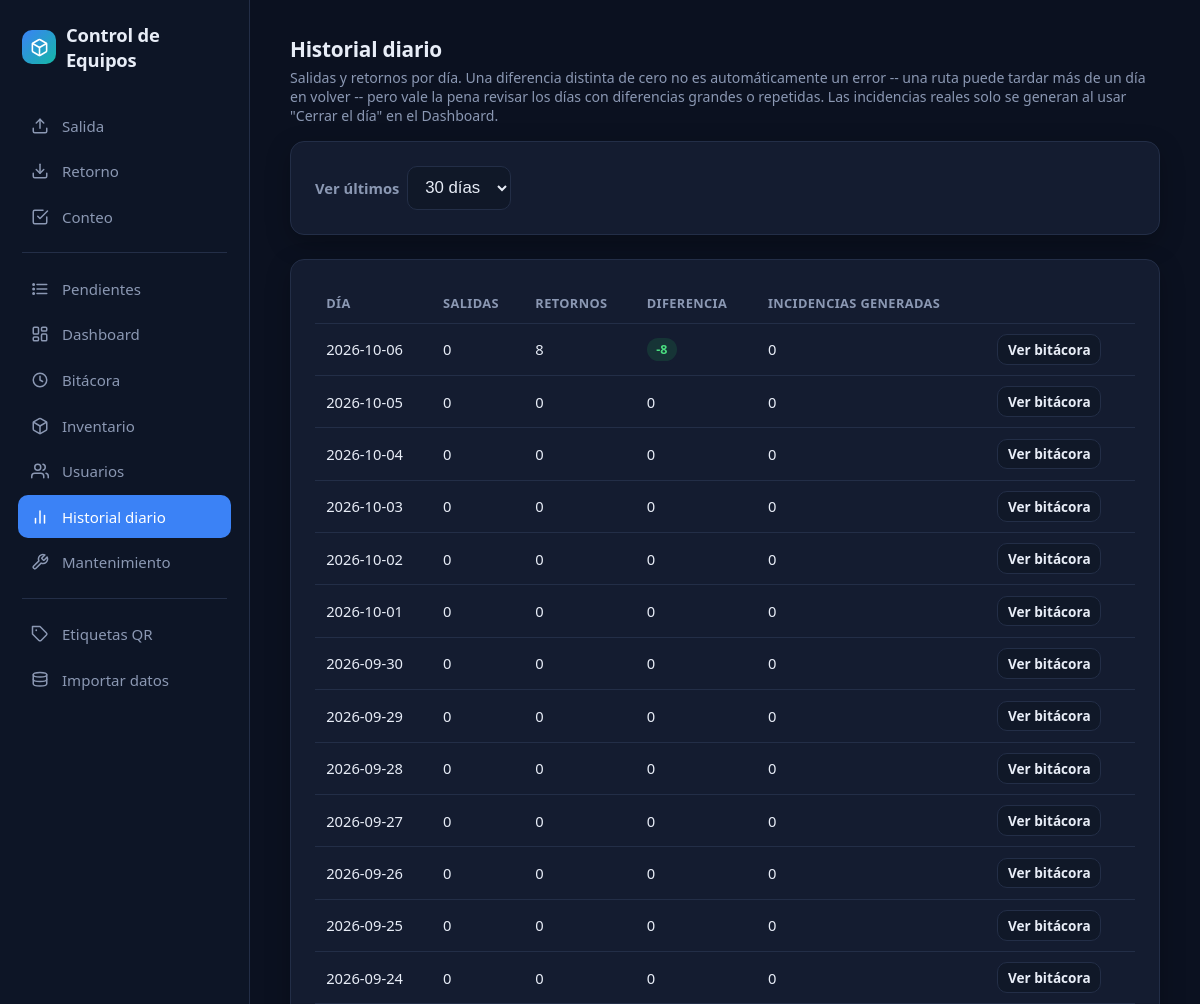
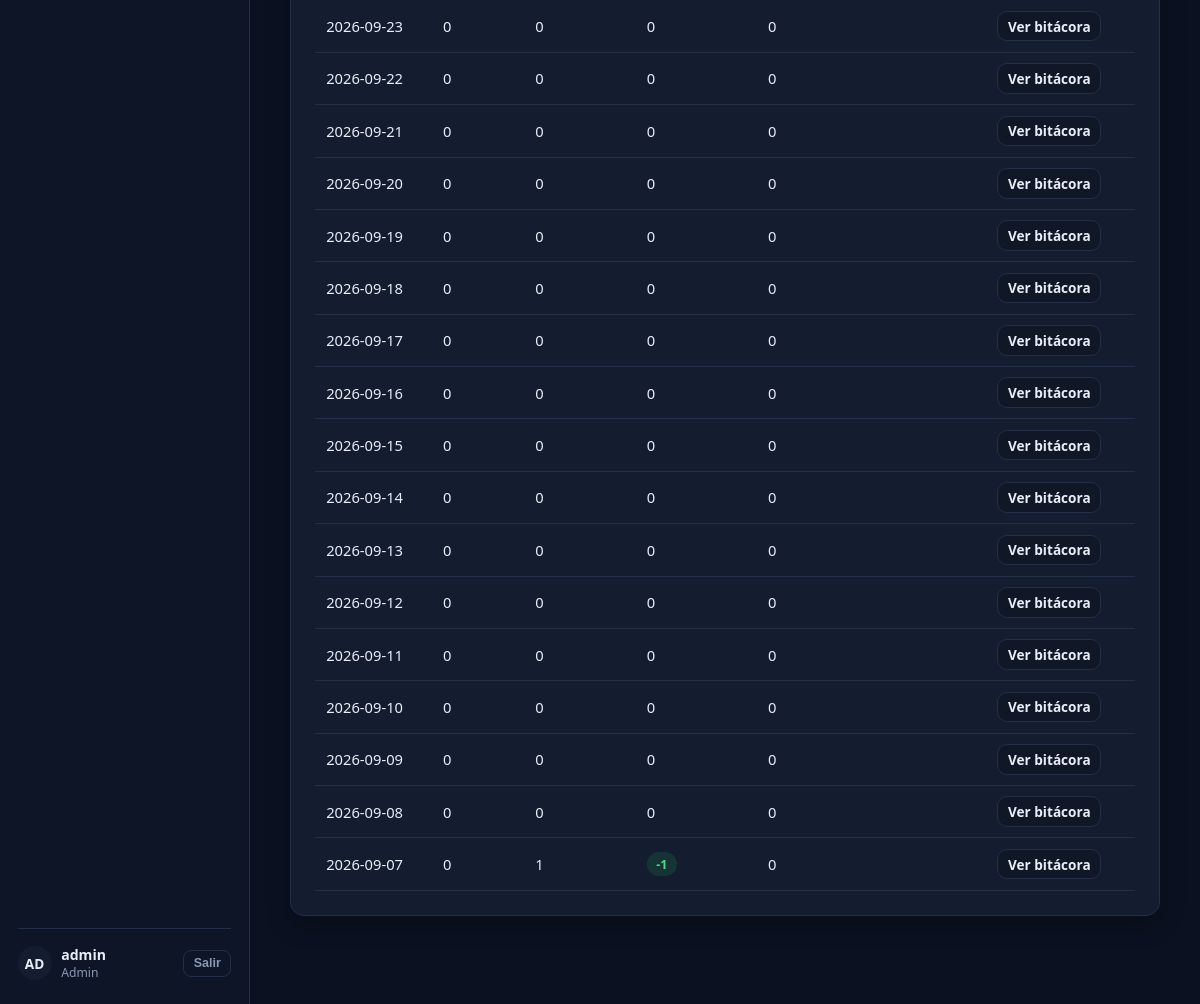
The app's page /historial-diario/ (signed in) with its own data (2 pictures, top to bottom).
### tables this page shows
CREATE TABLE "usuarios" (
    id      INTEGER PRIMARY KEY AUTOINCREMENT,
    nombre  TEXT NOT NULL UNIQUE,
    activo  BOOLEAN NOT NULL DEFAULT 1
, password_hash TEXT NOT NULL DEFAULT '', rol TEXT NOT NULL DEFAULT 'operador' CHECK (rol IN ('admin','operador')));

### app/historial.py (the view)
@bp.route("/")
@requiere_admin
def ver():
    dias = request.args.get("dias", 30, type=int)
    dias = max(1, min(dias, 90))
    inicio = date.today() - timedelta(days=dias - 1)
    db = get_db()
    movimientos = db.execute(
        """SELECT date(timestamp) AS dia,
                  SUM(CASE WHEN tipo = 'salida' THEN 1 ELSE 0 END) AS salidas,
                  SUM(CASE WHEN tipo = 'retorno' THEN 1 ELSE 0 END) AS retornos
           FROM movimientos
           WHERE date(timestamp) >= date(?)
           GROUP BY dia""",
        (inicio.isoformat(),),
    ).fetchall()
    por_dia = {f["dia"]: {"salidas": f["salidas"], "retornos": f["retornos"]} for f in movimientos}
    incidencias = db.execute(
        """SELECT fecha, COUNT(*) AS n
           FROM incidencias
           WHERE fecha >= date(?)
           GROUP BY fecha""",
        (inicio.isoformat(),),
    ).fetchall()
    incidencias_por_dia = {f["fecha"]: f["n"] for f in incidencias}
    filas = []
    for i in range(dias):
        dia = (inicio + timedelta(days=i)).isoformat()
        datos = por_dia.get(dia, {"salidas": 0, "retornos": 0})
        filas.append(
            {
                "dia": dia,
                "salidas": datos["salidas"],
                "retornos": datos["retornos"],
                "diferencia": datos["salidas"] - datos["retornos"],
                "incidencias": incidencias_por_dia.get(dia, 0),
            }
        )
    filas.reverse()
    return render_template("historial/ver.html", filas=filas, dias=dias)

### app/auth.py (called while the page is built)
def cargar_usuario(usuario_id: str):
    fila = get_db().execute(
        "SELECT id, nombre, rol FROM usuarios WHERE id = ? AND activo = 1", (usuario_id,)
    ).fetchone()
    return Usuario(fila["id"], fila["nombre"], fila["rol"]) if fila else None

def requiere_admin(vista):
    @wraps(vista)
    @login_required
    def envoltura(*args, **kwargs):
        if current_user.rol != "admin":
            abort(403)
        return vista(*args, **kwargs)
    return envoltura

### app/db.py (called while the page is built)
def get_db() -> sqlite3.Connection:
    if "db" not in g:
        g.db = sqlite3.connect(current_app.config["DATABASE"])
        g.db.row_factory = sqlite3.Row
        g.db.execute("PRAGMA foreign_keys = ON")
        g.db.execute("PRAGMA journal_mode = WAL")
        g.db.execute("PRAGMA busy_timeout = 5000")
    return g.db

### app/templates/historial/ver.html (shortened to what this page needs)
{% extends "base.html" %}
{% block contenido %}
<h2>Historial diario</h2>
<p class="ayuda">
  Salidas y retornos por día. Una diferencia distinta de cero no es automáticamente un error -- una ruta puede
  tardar más de un día en volver -- pero vale la pena revisar los días con diferencias grandes o repetidas.
  Las incidencias reales solo se generan al usar "Cerrar el día" en el Dashboard.
</p>
<div class="tarjeta">
  <form method="get" class="en-linea">
    <label for="dias" style="margin:0;">Ver últimos</label>
    <select id="dias" name="dias" style="width:auto; margin-bottom:0;" onchange="this.form.submit()">
      {% for opcion in [7, 14, 30, 60, 90] %}
      <option value="{{ opcion }}" {% if opcion == dias %}selected{% endif %}>{{ opcion }} días</option>
      {% endfor %}
    </select>
  </form>
</div>
<div class="tarjeta">
  <table>
    <thead><tr><th>Día</th><th>Salidas</th><th>Retornos</th><th>Diferencia</th><th>Incidencias generadas</th><th></th></tr></thead>
    <tbody>
      {% for f in filas %}
      <tr>
        <td>{{ f.dia }}</td>
        <td>{{ f.salidas }}</td>
        <td>{{ f.retornos }}</td>
        <td>
          {% if f.diferencia != 0 %}
          <span class="badge {{ 'revision' if f.diferencia > 0 else 'en_bodega' }}">{{ '+' if f.diferencia > 0 }}{{ f.diferencia }}</span>
          {% else %}0{% endif %}
        </td>
        <td>{{ f.incidencias }}</td>
        <td><a class="boton secundario" style="padding:0.3rem 0.6rem; font-size:0.85rem;" href="{{ url_for('bitacora.ver', desde=f.dia, hasta=f.dia) }}">Ver bitácora</a></td>
      </tr>
      {% endfor %}
    </tbody>
  </table>
</div>
{% endblock %}

### app/templates/base.html (shortened to what this page needs)
<!doctype html>
<html lang="es">
<head>
</head>
<body>
{% macro icono(nombre) -%}
{% if nombre == 'salida' %}<svg viewBox="0 0 24 24" fill="none" stroke="currentColor" stroke-width="2" stroke-linecap="round" stroke-linejoin="round"><path d="M21 15v4a2 2 0 0 1-2 2H5a2 2 0 0 1-2-2v-4"/><polyline points="17 8 12 3 7 8"/><line x1="12" y1="3" x2="12" y2="15"/></svg>
{%- elif nombre == 'retorno' %}<svg viewBox="0 0 24 24" fill="none" stroke="currentColor" stroke-width="2" stroke-linecap="round" stroke-linejoin="round"><path d="M21 15v4a2 2 0 0 1-2 2H5a2 2 0 0 1-2-2v-4"/><polyline points="7 10 12 15 17 10"/><line x1="12" y1="15" x2="12" y2="3"/></svg>
{%- elif nombre == 'dashboard' %}<svg viewBox="0 0 24 24" fill="none" stroke="currentColor" stroke-width="2" stroke-linecap="round" stroke-linejoin="round"><rect x="3" y="3" width="7" height="9" rx="1.5"/><rect x="14" y="3" width="7" height="5" rx="1.5"/><rect x="14" y="12" width="7" height="9" rx="1.5"/><rect x="3" y="16" width="7" height="5" rx="1.5"/></svg>
{%- elif nombre == 'bitacora' %}<svg viewBox="0 0 24 24" fill="none" stroke="currentColor" stroke-width="2" stroke-linecap="round" stroke-linejoin="round"><circle cx="12" cy="12" r="9"/><polyline points="12 7 12 12 15.5 14"/></svg>
{%- elif nombre == 'inventario' %}<svg viewBox="0 0 24 24" fill="none" stroke="currentColor" stroke-width="2" stroke-linecap="round" stroke-linejoin="round"><path d="M21 16V8a2 2 0 0 0-1-1.73l-7-4a2 2 0 0 0-2 0l-7 4A2 2 0 0 0 3 8v8a2 2 0 0 0 1 1.73l7 4a2 2 0 0 0 2 0l7-4A2 2 0 0 0 21 16z"/><polyline points="3.27 6.96 12 12.01 20.73 6.96"/><line x1="12" y1="22.08" x2="12" y2="12"/></svg>
{%- elif nombre == 'usuarios' %}<svg viewBox="0 0 24 24" fill="none" stroke="currentColor" stroke-width="2" stroke-linecap="round" stroke-linejoin="round"><path d="M17 21v-2a4 4 0 0 0-4-4H5a4 4 0 0 0-4 4v2"/><circle cx="9" cy="7" r="4"/><path d="M23 21v-2a4 4 0 0 0-3-3.87"/><path d="M16 3.13a4 4 0 0 1 0 7.75"/></svg>
{%- elif nombre == 'etiquetas' %}<svg viewBox="0 0 24 24" fill="none" stroke="currentColor" stroke-width="2" stroke-linecap="round" stroke-linejoin="round"><path d="M20.59 13.41 13.42 20.58a2 2 0 0 1-2.83 0L2 12V2h10l8.59 8.59a2 2 0 0 1 0 2.82Z"/><circle cx="7" cy="7" r="1.2" fill="currentColor" stroke="none"/></svg>
{%- elif nombre == 'datos' %}<svg viewBox="0 0 24 24" fill="none" stroke="currentColor" stroke-width="2" stroke-linecap="round" stroke-linejoin="round"><ellipse cx="12" cy="5" rx="9" ry="3"/><path d="M3 5v6c0 1.66 4 3 9 3s9-1.34 9-3V5"/><path d="M3 11v6c0 1.66 4 3 9 3s9-1.34 9-3v-6"/></svg>
{%- elif nombre == 'historial-diario' %}<svg viewBox="0 0 24 24" fill="none" stroke="currentColor" stroke-width="2" stroke-linecap="round" stroke-linejoin="round"><line x1="18" y1="20" x2="18" y2="10"/><line x1="12" y1="20" x2="12" y2="4"/><line x1="6" y1="20" x2="6" y2="14"/></svg>
{%- elif nombre == 'conteo' %}<svg viewBox="0 0 24 24" fill="none" stroke="currentColor" stroke-width="2" stroke-linecap="round" stroke-linejoin="round"><path d="M9 11l3 3L22 4"/><path d="M21 12v7a2 2 0 0 1-2 2H5a2 2 0 0 1-2-2V5a2 2 0 0 1 2-2h11"/></svg>
{%- elif nombre == 'pendientes' %}<svg viewBox="0 0 24 24" fill="none" stroke="currentColor" stroke-width="2" stroke-linecap="round" stroke-linejoin="round"><line x1="8" y1="6" x2="21" y2="6"/><line x1="8" y1="12" x2="21" y2="12"/><line x1="8" y1="18" x2="21" y2="18"/><circle cx="3.5" cy="6" r="1" fill="currentColor"/><circle cx="3.5" cy="12" r="1" fill="currentColor"/><circle cx="3.5" cy="18" r="1" fill="currentColor"/></svg>
{%- elif nombre == 'mantenimiento' %}<svg viewBox="0 0 24 24" fill="none" stroke="currentColor" stroke-width="2" stroke-linecap="round" stroke-linejoin="round"><path d="M14.7 6.3a1 1 0 0 0 0 1.4l1.6 1.6a1 1 0 0 0 1.4 0l3.77-3.77a6 6 0 0 1-7.94 7.94l-6.91 6.91a2.12 2.12 0 0 1-3-3l6.91-6.91a6 6 0 0 1 7.94-7.94l-3.76 3.76z"/></svg>
{%- endif %}
{%- endmacro %}
<div class="app-shell">
  {% if current_user.is_authenticated %}
  <aside class="sidebar">
    <a class="marca" href="{{ url_for('escaneo.salida') }}">
      <span class="icono-marca">
      </span>
      Control de Equipos
    </a>
    <nav>
      <a href="{{ url_for('escaneo.salida') }}" class="{{ 'activo' if request.endpoint == 'escaneo.salida' }}">{{ icono('salida') }}<span>Salida</span></a>
      <a href="{{ url_for('escaneo.retorno') }}" class="{{ 'activo' if request.endpoint == 'escaneo.retorno' }}">{{ icono('retorno') }}<span>Retorno</span></a>
      <a href="{{ url_for('conteo.ver') }}" class="{{ 'activo' if request.endpoint and request.endpoint.startswith('conteo.') }}">{{ icono('conteo') }}<span>Conteo</span></a>
      {% if current_user.rol == 'admin' %}
      <div class="separador"></div>
      <a href="{{ url_for('pendientes.ver') }}" class="{{ 'activo' if request.endpoint == 'pendientes.ver' }}">{{ icono('pendientes') }}<span>Pendientes</span></a>
      <a href="{{ url_for('dashboard.ver') }}" class="{{ 'activo' if request.endpoint == 'dashboard.ver' }}">{{ icono('dashboard') }}<span>Dashboard</span></a>
      <a href="{{ url_for('bitacora.ver') }}" class="{{ 'activo' if request.endpoint == 'bitacora.ver' }}">{{ icono('bitacora') }}<span>Bitácora</span></a>
      <a href="{{ url_for('inventario.listado') }}" class="{{ 'activo' if request.endpoint and request.endpoint.startswith('inventario.') }}">{{ icono('inventario') }}<span>Inventario</span></a>
      <a href="{{ url_for('usuarios.listado') }}" class="{{ 'activo' if request.endpoint and request.endpoint.startswith('usuarios.') }}">{{ icono('usuarios') }}<span>Usuarios</span></a>
      <a href="{{ url_for('historial.ver') }}" class="{{ 'activo' if request.endpoint == 'historial.ver' }}">{{ icono('historial-diario') }}<span>Historial diario</span></a>
      <a href="{{ url_for('mantenimiento.ver') }}" class="{{ 'activo' if request.endpoint and request.endpoint.startswith('mantenimiento.') }}">{{ icono('mantenimiento') }}<span>Mantenimiento</span></a>
      <div class="separador"></div>
      <a href="{{ url_for('etiquetas.ver') }}" class="{{ 'activo' if request.endpoint and request.endpoint.startswith('etiquetas.') }}">{{ icono('etiquetas') }}<span>Etiquetas QR</span></a>
      <a href="{{ url_for('datos.ver') }}" class="{{ 'activo' if request.endpoint and request.endpoint.startswith('datos.') }}">{{ icono('datos') }}<span>Importar datos</span></a>
      {% endif %}
    </nav>
    <div class="usuario-box">
      <div class="avatar">{{ current_user.nombre[:2]|upper }}</div>
      <div class="datos">
        <div class="nombre">{{ current_user.nombre }}</div>
        <div class="rol">{{ 'Admin' if current_user.rol == 'admin' else 'Operador' }}</div>
      </div>
      <form method="post" action="{{ url_for('auth.logout') }}">
        <button type="submit" class="secundario">Salir</button>
      </form>
    </div>
  </aside>
  {% endif %}
  <div class="main-area">
    <main class="{{ '' if current_user.is_authenticated else 'centrado' }}">
      {% block contenido %}{% endblock %}
    </main>
  </div>
</div>
</body>
</html>

### app/templates/base.html (style rules this page uses)
:root { color-scheme: dark; --bg: #0b1120; --bg-sidebar: #0d1526; --bg-card: #141c30; --bg-card-soft: #101828; --border: #232e47; --text: #e8edf7; --text-muted: #8b98b3; --accent: #3b82f6; --accent-dark: #2563eb; --teal: #14b8a6; --amber: #f59e0b; --red: #ef4444; --green: #22c55e; --blue: #3b82f6; --radius: 14px; }
* { box-sizing: border-box; }
body { font-family: "Segoe UI", system-ui, -apple-system, Arial, sans-serif; margin: 0; background: var(--bg); color: var(--text); -webkit-font-smoothing: antialiased; }
a { color: inherit; }
.app-shell { display: flex; min-height: 100vh; }
.sidebar { width: 250px; flex-shrink: 0; background: var(--bg-sidebar); border-right: 1px solid var(--border); display: flex; flex-direction: column; padding: 1.4rem 1.1rem; }
.sidebar .marca { display: flex; align-items: center; gap: 0.6rem; font-weight: 800; font-size: 1.15rem; letter-spacing: -0.01em; text-decoration: none; color: var(--text); margin-bottom: 2rem; padding: 0 0.3rem; }
.sidebar .marca .icono-marca { width: 34px; height: 34px; border-radius: 10px; background: linear-gradient(135deg, var(--accent), var(--teal)); display: flex; align-items: center; justify-content: center; flex-shrink: 0; }
.sidebar nav { display: flex; flex-direction: column; gap: 0.2rem; flex: 1; }
.sidebar nav a { display: flex; align-items: center; gap: 0.8rem; padding: 0.7rem 0.85rem; border-radius: 10px; color: var(--text-muted); text-decoration: none; font-size: 0.94rem; font-weight: 500; transition: background 0.12s, color 0.12s; }
.sidebar nav a svg { width: 18px; height: 18px; flex-shrink: 0; }
.sidebar nav a.activo { background: var(--accent); color: white; }
.sidebar nav .separador { height: 1px; background: var(--border); margin: 0.7rem 0.3rem; }
.sidebar .usuario-box { border-top: 1px solid var(--border); padding-top: 1rem; margin-top: 1rem; display: flex; align-items: center; gap: 0.6rem; }
.sidebar .usuario-box .avatar { width: 34px; height: 34px; border-radius: 50%; background: var(--bg-card); display: flex; align-items: center; justify-content: center; font-weight: 700; font-size: 0.85rem; flex-shrink: 0; color: var(--text); }
.sidebar .usuario-box .datos { flex: 1; min-width: 0; }
.sidebar .usuario-box .nombre { font-size: 0.88rem; font-weight: 600; white-space: nowrap; overflow: hidden; text-overflow: ellipsis; }
.sidebar .usuario-box .rol { font-size: 0.76rem; color: var(--text-muted); }
.sidebar .usuario-box button { background: transparent; border: 1px solid var(--border); color: var(--text-muted); padding: 0.35rem 0.6rem; font-size: 0.78rem; border-radius: 8px; }
.main-area { flex: 1; min-width: 0; }
main { padding: 2.2rem 2.5rem 4rem; max-width: 1180px; margin: 0 auto; }
h1, h2, h3 { font-weight: 700; letter-spacing: -0.01em; }
h2 { font-size: 1.3rem; margin: 0 0 0.9rem; }
.tarjeta { background: var(--bg-card); border: 1px solid var(--border); border-radius: var(--radius); padding: 1.5rem; box-shadow: 0 8px 24px rgba(0,0,0,0.25); margin-bottom: 1.5rem; }
label { font-weight: 600; display: block; margin-bottom: 0.35rem; font-size: 0.92rem; color: var(--text-muted); }
input[type=text], input[type=password], input[type=date], input[type=number], select { font-size: 1.05rem; padding: 0.65rem 0.8rem; width: 100%; background: var(--bg-card-soft); border: 1px solid var(--border); color: var(--text); border-radius: 10px; margin-bottom: 1rem; outline: none; transition: border-color 0.12s; }
select { appearance: auto; }
button, .boton { font-size: 0.98rem; font-weight: 600; padding: 0.7rem 1.2rem; border-radius: 10px; border: none; background: var(--accent); color: white; cursor: pointer; text-decoration: none; display: inline-block; transition: background 0.12s, transform 0.05s; }
button.secundario, .boton.secundario { background: var(--bg-card-soft); color: var(--text); border: 1px solid var(--border); }
table { width: 100%; border-collapse: collapse; font-size: 0.92rem; }
th, td { text-align: left; padding: 0.65rem 0.7rem; border-bottom: 1px solid var(--border); }
th { color: var(--text-muted); font-weight: 600; font-size: 0.8rem; text-transform: uppercase; letter-spacing: 0.03em; }
.badge { display: inline-block; padding: 0.2rem 0.6rem; border-radius: 999px; font-size: 0.78rem; font-weight: 700; }
.badge.en_bodega { background: rgba(34,197,94,0.15); color: #4ade80; }
form.en-linea { display: flex; gap: 0.5rem; align-items: center; }
.ayuda { color: var(--text-muted); font-size: 0.88rem; margin-top: -0.6rem; margin-bottom: 1rem; }

### records on screen
usuarios: nombre "AD", nombre "admin", rol "Admin"

### other values on screen
{{ f.dia }} "2026-10-06" "2026-10-05" "2026-10-04" "2026-10-03" "2026-10-02" "2026-10-01" "2026-09-30" "2026-09-29" "2026-09-28" "2026-09-27" "2026-09-26" "2026-09-25" "2026-09-24" "2026-09-23" "2026-09-22" "2026-09-21" "2026-09-20" "2026-09-19" "2026-09-18" "2026-09-17" "2026-09-16" "2026-09-15" "2026-09-14" "2026-09-13" "2026-09-12" "2026-09-11" "2026-09-10" "2026-09-09" "2026-09-08" "2026-09-07"
{{ f.salidas }} "0" "0" "0" "0" "0" "0" "0" "0" "0" "0" "0" "0" "0" "0" "0" "0" "0" "0" "0" "0" "0" "0" "0" "0" "0" "0" "0" "0" "0" "0"
{{ f.retornos }} "8" "0" "0" "0" "0" "0" "0" "0" "0" "0" "0" "0" "0" "0" "0" "0" "0" "0" "0" "0" "0" "0" "0" "0" "0" "0" "0" "0" "0" "1"
{{ f.diferencia }} "-8" "-1"
{{ f.incidencias }} "0" "0" "0" "0" "0" "0" "0" "0" "0" "0" "0" "0" "0" "0" "0" "0" "0" "0" "0" "0" "0" "0" "0" "0" "0" "0" "0" "0" "0" "0"
form field dias "30 días"
